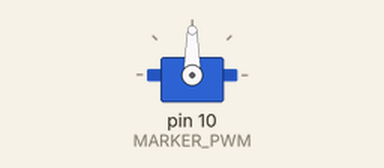
A sketch run on a simulated Arduino Uno, built with avr-gcc and run on an emulated ATmega328P. Parts: servo.

Above: at 0.05 s.
At 10.35 s:
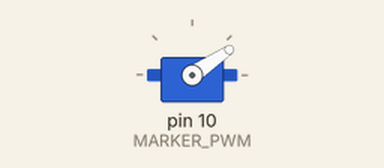
At 12.0 s:
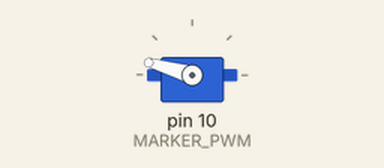
At 13.65 s:
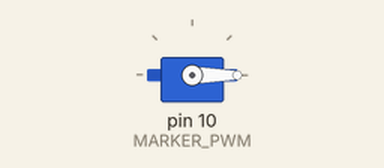
Timing chart, 0 to 17.7 s (numbered marks = the images above):
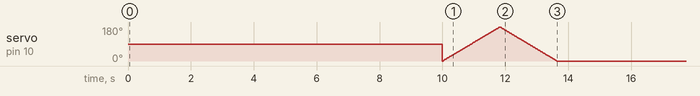

The sketch:

test_marker.ino
```cpp
#include <Servo.h>
int MARKER_PWM = 10;
int MIN_ANGLE = 0;
int MAX_ANGLE = 180;
Servo mark_servo; // servo object mark_servo created

void MarkMine() {
  /* function to activate marking system for robot
   *  Uses a FOR loop to have servo move smoothly from
   *  MIN_ANGLE to MAX_ANGLE, and back to MIN_ANGLE.
   */
  int angle = MIN_ANGLE;
  for (angle = MIN_ANGLE; angle <= MAX_ANGLE; angle += 1) {
    mark_servo.write(angle);
    delay(10);
  }
  for (angle = MAX_ANGLE; angle >= MIN_ANGLE; angle = angle - 1) {
    mark_servo.write(angle);
    delay(10);
  }
}
void setup() {
  // put your setup code here, to run once:
  pinMode(10, OUTPUT);
  mark_servo.attach(MARKER_PWM); // mark_servo attached to pwm pin MARKER_PWM
}

void loop() {
  // put your main code here, to run repeatedly:
  delay(10000); // wait 10 seconds to prevent accidental marker activation
  MarkMine();
}
```
